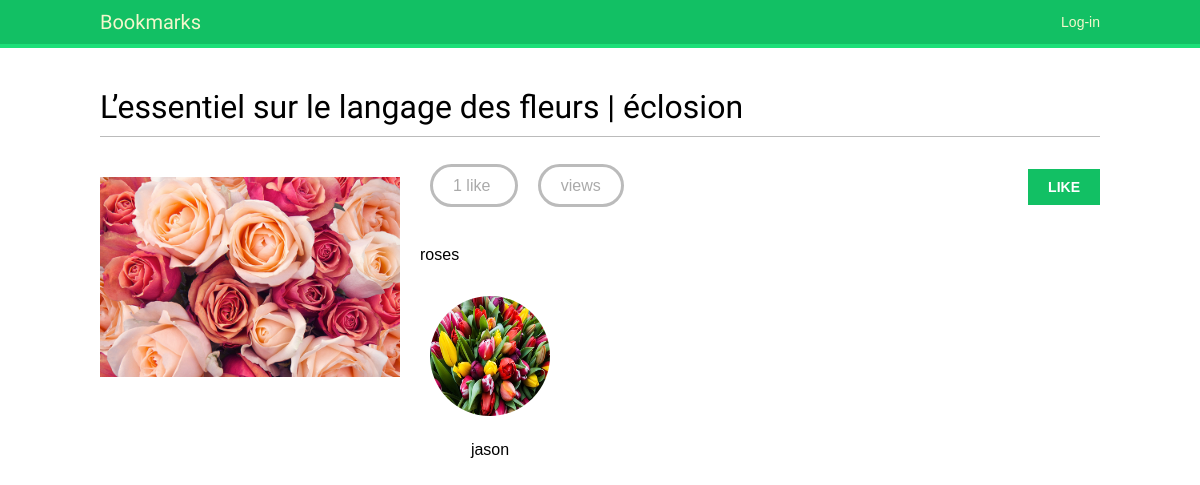
The app's page /images/detail/2/lessentiel-sur-le-langage-des-fleurs-eclosion/ with its own data.
### images/models.py (models this page shows, shortened)
class Image(models.Model):
    user = models.ForeignKey(settings.AUTH_USER_MODEL,
                             related_name='images_created',
                             on_delete=models.CASCADE)
    title = models.CharField(max_length=200)
    slug = models.SlugField(max_length=200,
                            blank=True)
    url = models.URLField()
    image = models.ImageField(upload_to='images/%Y/%m/%d/')
    description = models.TextField(blank=True)
    created = models.DateField(auto_now_add=True,
                               db_index=True)
    users_like = models.ManyToManyField(settings.AUTH_USER_MODEL,
                                        related_name='images_liked',
                                        blank=True)
    total_likes = models.PositiveIntegerField(db_index=True,
                                              default=0)

### account/models.py (models this page shows, shortened)
class Profile(models.Model):
    user = models.OneToOneField(settings.AUTH_USER_MODEL, on_delete=models.CASCADE)
    date_of_birth = models.DateField(blank=True, null=True)
    photo = models.ImageField(upload_to='users/%Y/%m/%d/', blank=True)

### images/views.py (the view)
# urls.py: path('detail/<int:id>/<slug:slug>/', views.image_detail, name='detail'),
def image_detail(request, id, slug):
    image = get_object_or_404(Image, id=id, slug=slug)
    total_views  = r.incr('image:{}:views'.format(image.id))
    r.zincrby('image_ranking', image.id, 1)
    return render(request,
                  'images/image/detail.html',
                  {'section': 'images',
                   'image': image,
                   'total_views':total_views})

### images/templates/images/image/detail.html (shortened to what this page needs)
{% extends "base.html" %}
{% block content %}
  <h1>{{ image.title }}</h1>
  {% load thumbnail %}
  {% thumbnail image.image "300" as im %}
    <a href="{{ image.image.url }}">
      <img src="{{ im.url }}" class="image-detail">
    </a>
  {% endthumbnail %}
  {% with total_likes=image.users_like.count users_like=image.users_like.all %}
    <div class="image-info">
      <div>
        <span class="count">
         <span class="total">{{ total_likes }}</span>
         like{{ total_likes|pluralize }}
        </span>
      <span class="count">
         view{{ total_views|pluralize }}
      </span>
        <a href="#" data-id="{{ image.id }}" data-action="{% if request.user in users_like %}un{% endif %}like" class="like button">
          {% if request.user not in users_like %}
            Like
          {% else %}
            Unlike
          {% endif %}
        </a>
      </div>
      {{ image.description|linebreaks }}
    </div>
    <div class="image-likes">
      {% for user in image.users_like.all %}
        <div>
          <img src="{{ user.profile.photo.url }}">
          <p>{{ user.first_name }}</p>
        </div>
      {% empty %}
        Nobody likes this image yet.
      {% endfor %}
    </div>
  {% endwith %}
{% endblock %}

### account/static/css/base.css (style rules this page uses)
body { margin:0; padding:0; font-family:helvetica, sans-serif; }
p { line-height: 1.8; }
a { color:#12c064; text-decoration:none; }
h1, h2, h3, h4, h5 , h6 { font-family: 'Muli', sans-serif; font-weight:normal; }
h1 { border-bottom:1px solid #bbb; padding:0 0 10px 0; margin:10px 0 20px 0; }
input[type=submit], a.button { font-weight:bold; background:#12c064; color:#fff; padding:10px 20px; font-size:14px; text-transform:uppercase; }
.image-preview, .image-detail { max-width:300px; float:left; margin:0 20px 20px 0; }
.image-detail { margin-top:20px; }
.image-info div { padding:20px 0; overflow:auto; }
.count { color:#aaa; border:3px solid #bbb; border-radius:26px; padding:10px 20px; margin:20px 10px 0; }
a.like, a.follow { float:right; margin-top:-8px; }
.image-likes div { float:left; width:auto; padding:10px; text-align:center; }
.image-likes img { width:120px; height:120px; border-radius:50%; }

### records on screen
Image: title "L’essentiel sur le langage des fleurs | éclosion", description "roses"

### other values on screen
{{ total_likes }} "1"
{{ user.first_name }} "jason"
